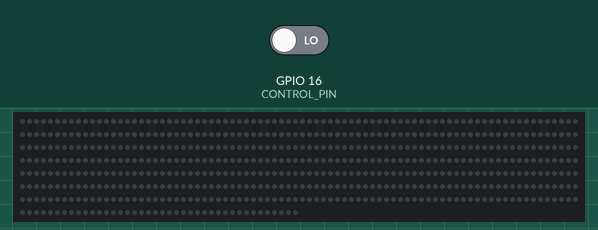
Simulated run of this sketch. Board: ESP32. On the bench: 600 RGB LEDs in strip order, left to right, continuing on the next row. The inputs (shaded band) are chosen by the test bench; at power-on: GPIO 16 (CONTROL_PIN) LOW. Dim RGB values are drawn brighter than linear.

Above: at 1.2 s.
1.3 s: GPIO 16 (CONTROL_PIN) driven HIGH
At 1.47 s:
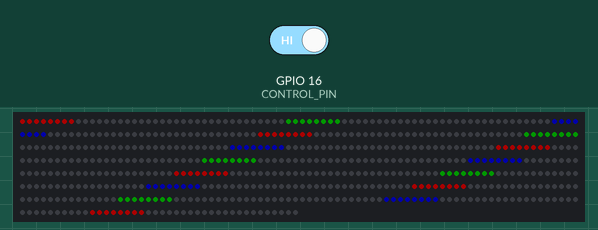
3.7 s: GPIO 16 (CONTROL_PIN) driven LOW
At 4.8 s:
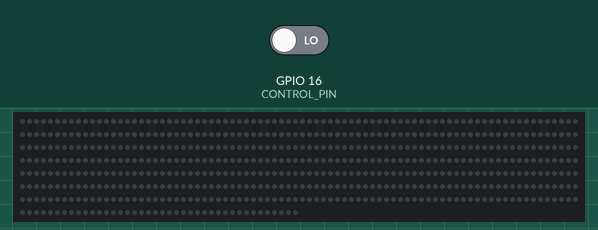
5.2 s: GPIO 16 (CONTROL_PIN) driven HIGH
At 5.37 s:
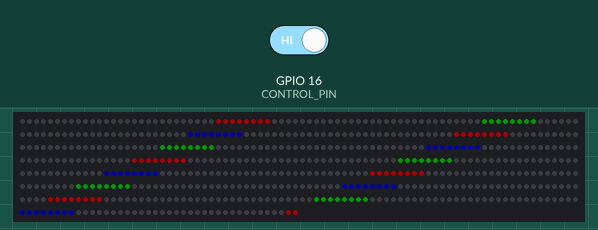
Timing chart, 0 to 8.2 s (numbered marks = the images above; inputs shaded):
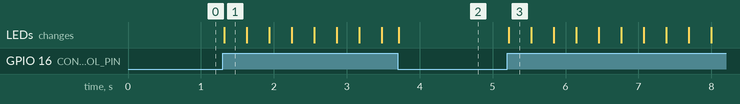

The sketch:

esp32-ledstrip.ino
```cpp
#include <FastLED.h>

// ===== CONFIG =====
#define DATA_PIN        4
#define LED_TYPE        WS2812B
#define COLOR_ORDER     GRB
#define NUM_LEDS        600
#define BRIGHTNESS      48

#define BLOB_LEN        8    // set to 10 or 15 if you like
#define GAP_LEN         30   // blank LEDs between blobs
#define STEP_DELAY_MS   10   // lower = faster
#define DIRECTION       +1   // +1 = near->far, -1 = far->near

// ---- Optional fade controls ----
// Set EDGE_FADE_PIXELS = 0 to disable fade
#define EDGE_FADE_PIXELS  0  //3
#define EDGE_MIN_SCALE    64 // 0..255 brightness at the very edge

// ===== ON/OFF CONTROL (from Pi) =====
#define CONTROL_PIN      16  // ESP32 GPIO16 (connect to Pi GPIO5 via 3.3V logic)
                             // Use INPUT_PULLDOWN so default = OFF

CRGB leds[NUM_LEDS];
static int phase = 0;

inline CRGB fadeColorAt(const CRGB& base, int posInBlob) {
  if (EDGE_FADE_PIXELS <= 0) return base;

  int d = posInBlob < (BLOB_LEN - 1 - posInBlob) ? posInBlob : (BLOB_LEN - 1 - posInBlob);
  if (d >= EDGE_FADE_PIXELS) return base;

  uint8_t scale = (EDGE_FADE_PIXELS <= 1)
                    ? EDGE_MIN_SCALE
                    : (uint8_t)(EDGE_MIN_SCALE +
                        ((255 - EDGE_MIN_SCALE) * d) / (EDGE_FADE_PIXELS - 1));

  CRGB c = base;
  c.nscale8_video(scale);
  return c;
}

inline CRGB colorFor(uint16_t t) {
  const uint16_t segment = BLOB_LEN + GAP_LEN;

  if (t < BLOB_LEN) {                 // RED segment
    return fadeColorAt(CRGB::Red, t);
  }
  if (t < segment) return CRGB::Black;

  t -= segment;                        // GREEN segment
  if (t < BLOB_LEN) {
    return fadeColorAt(CRGB::Green, t);
  }
  if (t < segment) return CRGB::Black;

  t -= segment;                        // BLUE segment
  if (t < BLOB_LEN) {
    return fadeColorAt(CRGB::Blue, t);
  }
  return CRGB::Black;
}

void drawFrame() {
  const uint16_t cycle = 3 * (BLOB_LEN + GAP_LEN);
  for (int i = 0; i < NUM_LEDS; ++i) {
    int32_t u = (int32_t)i + (int32_t)DIRECTION * phase;
    uint16_t t = (uint16_t)((u % cycle + cycle) % cycle);  // positive modulo
    leds[i] = colorFor(t);
  }
  FastLED.show();
}

void setup() {
  pinMode(CONTROL_PIN, INPUT_PULLDOWN);  // default OFF until Pi drives HIGH
  FastLED.addLeds<LED_TYPE, DATA_PIN, COLOR_ORDER>(leds, NUM_LEDS);
  FastLED.setBrightness(BRIGHTNESS);
  FastLED.clear(true);
}

void loop() {
  static int last_state = -1;  // -1 = unknown, 0 = off, 1 = on
  const int state = digitalRead(CONTROL_PIN);

  // Edge handling: clear once on transition to OFF
  if (state != last_state) {
    last_state = state;
    if (state == LOW) {
      FastLED.clear(true);   // immediately blank the strip
    }
  }

  if (state == HIGH) {
    drawFrame();
    const uint16_t cycle = 3 * (BLOB_LEN + GAP_LEN);
    phase = (phase + 1) % cycle;
    delay(STEP_DELAY_MS);
  } else {
    delay(5);  // idle while OFF
  }
}
```

Measured:
- after the input at 1.3 s, the LEDs: change at once (image 1)
- after the input at 3.7 s, the LEDs: change at once (image 2)
- after the input at 5.2 s, the LEDs: change at once (image 3)
